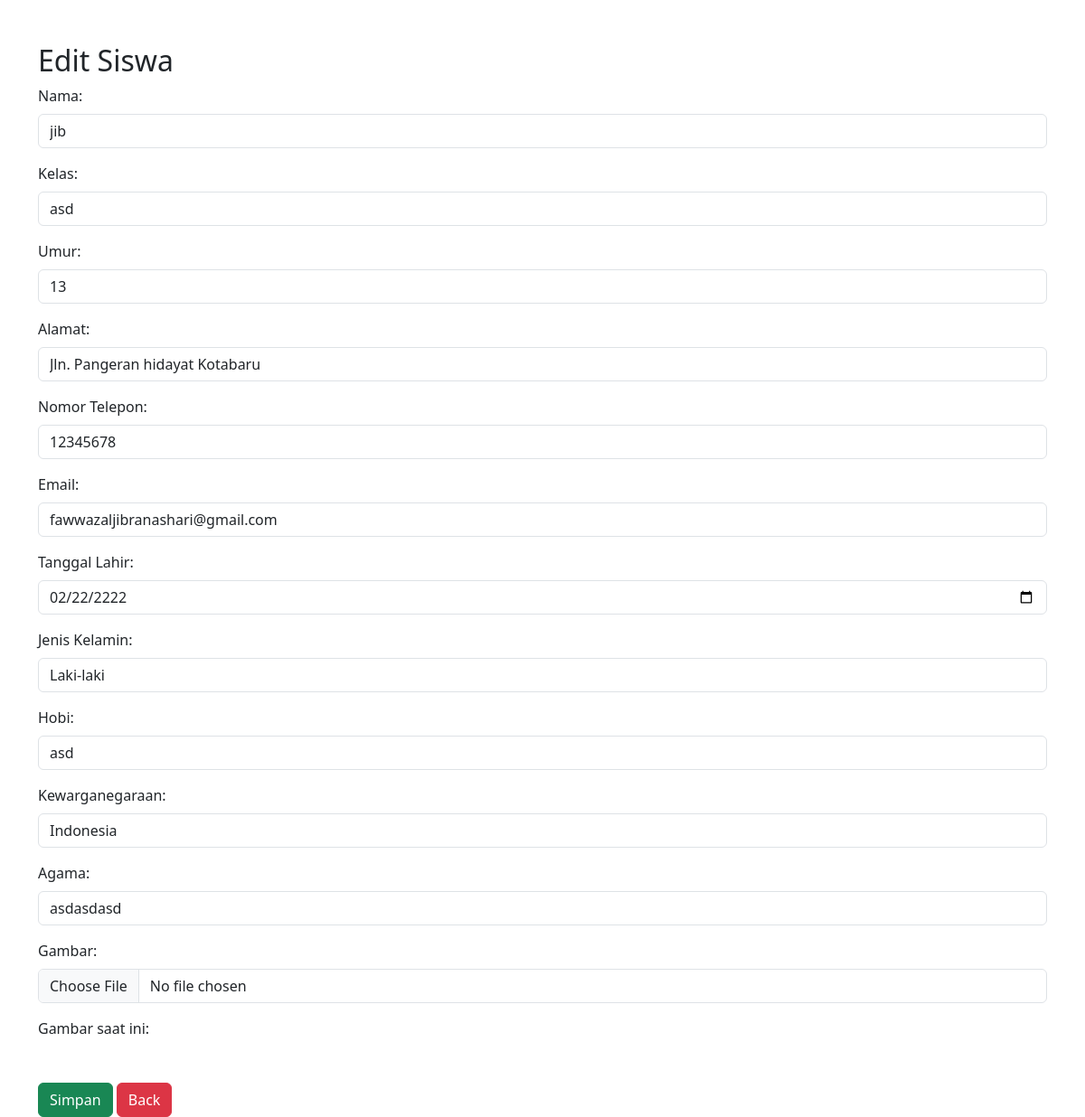
The app's page /admin/siswa/edit.php?id=3 with its own data.
### tables this page shows
CREATE TABLE `siswa` (
  `id` int(11) NOT NULL,
  `nama` varchar(100) NOT NULL,
  `kelas` varchar(20) NOT NULL,
  `umur` int(11) NOT NULL,
  `gambar` varchar(255) DEFAULT NULL,
  `alamat` varchar(255) DEFAULT NULL,
  `nomor_telepon` varchar(15) DEFAULT NULL,
  `email` varchar(255) DEFAULT NULL,
  `tanggal_lahir` date DEFAULT NULL,
  `jenis_kelamin` varchar(10) DEFAULT NULL,
  `hobi` text DEFAULT NULL,
  `kewarganegaraan` varchar(50) DEFAULT NULL,
  `agama` varchar(20) DEFAULT NULL
);

### admin/siswa/edit.php (the view, shortened to what this page needs)
<?php
include '../koneksi.php';
$id = $_GET['id'];
$result = $koneksi->query("SELECT * FROM siswa WHERE id = $id");
$row = $result->fetch_assoc();
?>
<!DOCTYPE html>
<html lang="en">
<head>
    <link rel="stylesheet" href="https://cdn.jsdelivr.net/npm/bootstrap@5.3.0/dist/css/bootstrap.min.css">
</head>
<body>
    <div class="container mt-5">
        <h2>Edit Siswa</h2>
        <form action="" method="post" enctype="multipart/form-data">
            <div class="mb-3">
                <label for="nama" class="form-label">Nama:</label>
                <input type="text" name="nama" value="<?= $row['nama'] ?>" class="form-control" required>
            </div>
            <div class="mb-3">
                <label for="kelas" class="form-label">Kelas:</label>
                <input type="text" name="kelas" value="<?= $row['kelas'] ?>" class="form-control" required>
            </div>
            <div class="mb-3">
                <label for="umur" class="form-label">Umur:</label>
                <input type="number" name="umur" value="<?= $row['umur'] ?>" class="form-control" required>
            </div>
            <div class="mb-3">
                <label for="alamat" class="form-label">Alamat:</label>
                <input type="text" name="alamat" value="<?= $row['alamat'] ?>" class="form-control">
            </div>
            <div class="mb-3">
                <label for="nomor_telepon" class="form-label">Nomor Telepon:</label>
                <input type="text" name="nomor_telepon" value="<?= $row['nomor_telepon'] ?>" class="form-control">
            </div>
            <div class="mb-3">
                <label for="email" class="form-label">Email:</label>
                <input type="email" name="email" value="<?= $row['email'] ?>" class="form-control">
            </div>
            <div class="mb-3">
                <label for="tanggal_lahir" class="form-label">Tanggal Lahir:</label>
                <input type="date" name="tanggal_lahir" value="<?= $row['tanggal_lahir'] ?>" class="form-control">
            </div>
            <div class="mb-3">
                <label for="jenis_kelamin" class="form-label">Jenis Kelamin:</label>
                <select name="jenis_kelamin" class="form-control">
                    <option value="Laki-laki" <?= ($row['jenis_kelamin'] == 'Laki-laki') ? 'selected' : '' ?>>Laki-laki
                    </option>
                </select>
            </div>
            <div class="mb-3">
                <label for="hobi" class="form-label">Hobi:</label>
                <input type="text" name="hobi" value="<?= $row['hobi'] ?>" class="form-control">
            </div>
            <div class="mb-3">
                <label for="kewarganegaraan" class="form-label">Kewarganegaraan:</label>
                <input type="text" name="kewarganegaraan" value="<?= $row['kewarganegaraan'] ?>" class="form-control">
            </div>
            <div class="mb-3">
                <label for="agama" class="form-label">Agama:</label>
                <input type="text" name="agama" value="<?= $row['agama'] ?>" class="form-control">
            </div>
            <div class="mb-3">
                <label for="gambar" class="form-label">Gambar:</label>
                <input type="file" name="gambar" class="form-control" accept="image/*">
            </div>
            <div class="mb-3">
                <label for="gambar" class="form-label">Gambar saat ini:</label><br>
            </div>
            <button type="submit" class="btn btn-success">Simpan</button>
            <a href="index.php" class="btn btn-danger">Back</a>
        </form>
    </div>
</body>
</html>

### records on screen
siswa: nama "jib", kelas "asd", umur "13", alamat "Jln. Pangeran hidayat Kotabaru", nomor_telepon "12345678", email "fawwazaljibranashari@gmail.com", tanggal_lahir "02/22/2222", jenis_kelamin "Laki-laki", hobi "asd", kewarganegaraan "Indonesia", agama "asdasdasd"
